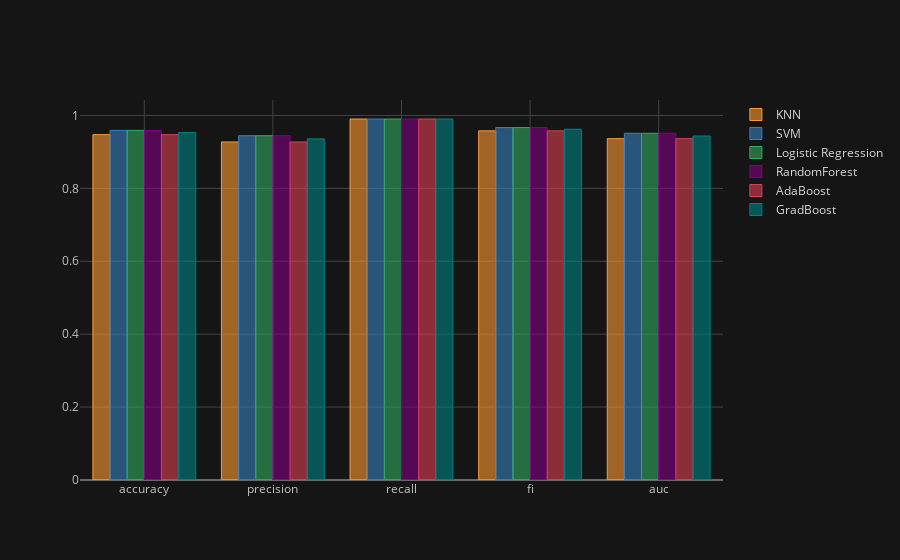

The notebook cell this image was saved under:
### Code cell
compare_df.T.iplot(kind='bar', width=0.9)

### Figure 1 — Plotly figure (JSON) as saved in the notebook; plotly's stock layout.template omitted (floating-point values rounded to 4 significant figures)
{"data": [{"marker": {"color": "rgba(255, 153, 51, 0.6)", "line": {"color": "rgba(255, 153, 51, 1.0)", "width": 1}}, "name": "KNN", "orientation": "v", "text": "", "x": ["accuracy", "precision", "recall", "fi", "auc"], "y": [0.9474, 0.9273, 0.9903, 0.9577, 0.9363], "type": "bar"}, {"marker": {"color": "rgba(55, 128, 191, 0.6)", "line": {"color": "rgba(55, 128, 191, 1.0)", "width": 1}}, "name": "SVM", "orientation": "v", "text": "", "x": ["accuracy", "precision", "recall", "fi", "auc"], "y": [0.9591, 0.9444, 0.9903, 0.9668, 0.951], "type": "bar"}, {"marker": {"color": "rgba(50, 171, 96, 0.6)", "line": {"color": "rgba(50, 171, 96, 1.0)", "width": 1}}, "name": "Logistic Regression", "orientation": "v", "text": "", "x": ["accuracy", "precision", "recall", "fi", "auc"], "y": [0.9591, 0.9444, 0.9903, 0.9668, 0.951], "type": "bar"}, {"marker": {"color": "rgba(128, 0, 128, 0.6)", "line": {"color": "rgba(128, 0, 128, 1.0)", "width": 1}}, "name": "RandomForest", "orientation": "v", "text": "", "x": ["accuracy", "precision", "recall", "fi", "auc"], "y": [0.9591, 0.9444, 0.9903, 0.9668, 0.951], "type": "bar"}, {"marker": {"color": "rgba(219, 64, 82, 0.6)", "line": {"color": "rgba(219, 64, 82, 1.0)", "width": 1}}, "name": "AdaBoost", "orientation": "v", "text": "", "x": ["accuracy", "precision", "recall", "fi", "auc"], "y": [0.9474, 0.9273, 0.9903, 0.9577, 0.9363], "type": "bar"}, {"marker": {"color": "rgba(0, 128, 128, 0.6)", "line": {"color": "rgba(0, 128, 128, 1.0)", "width": 1}}, "name": "GradBoost", "orientation": "v", "text": "", "x": ["accuracy", "precision", "recall", "fi", "auc"], "y": [0.9532, 0.9358, 0.9903, 0.9623, 0.9437], "type": "bar"}], "layout": {"legend": {"bgcolor": "#151516", "font": {"color": "#D9D9D9"}}, "paper_bgcolor": "#151516", "plot_bgcolor": "#151516", "title": {"font": {"color": "#D9D9D9"}}, "xaxis": {"gridcolor": "#434343", "showgrid": true, "tickfont": {"color": "#C2C2C2"}, "title": {"font": {"color": "#D9D9D9"}, "text": ""}, "zerolinecolor": "#666570"}, "yaxis": {"gridcolor": "#434343", "showgrid": true, "tickfont": {"color": "#C2C2C2"}, "title": {"font": {"color": "#D9D9D9"}, "text": ""}, "zerolinecolor": "#666570"}}}
